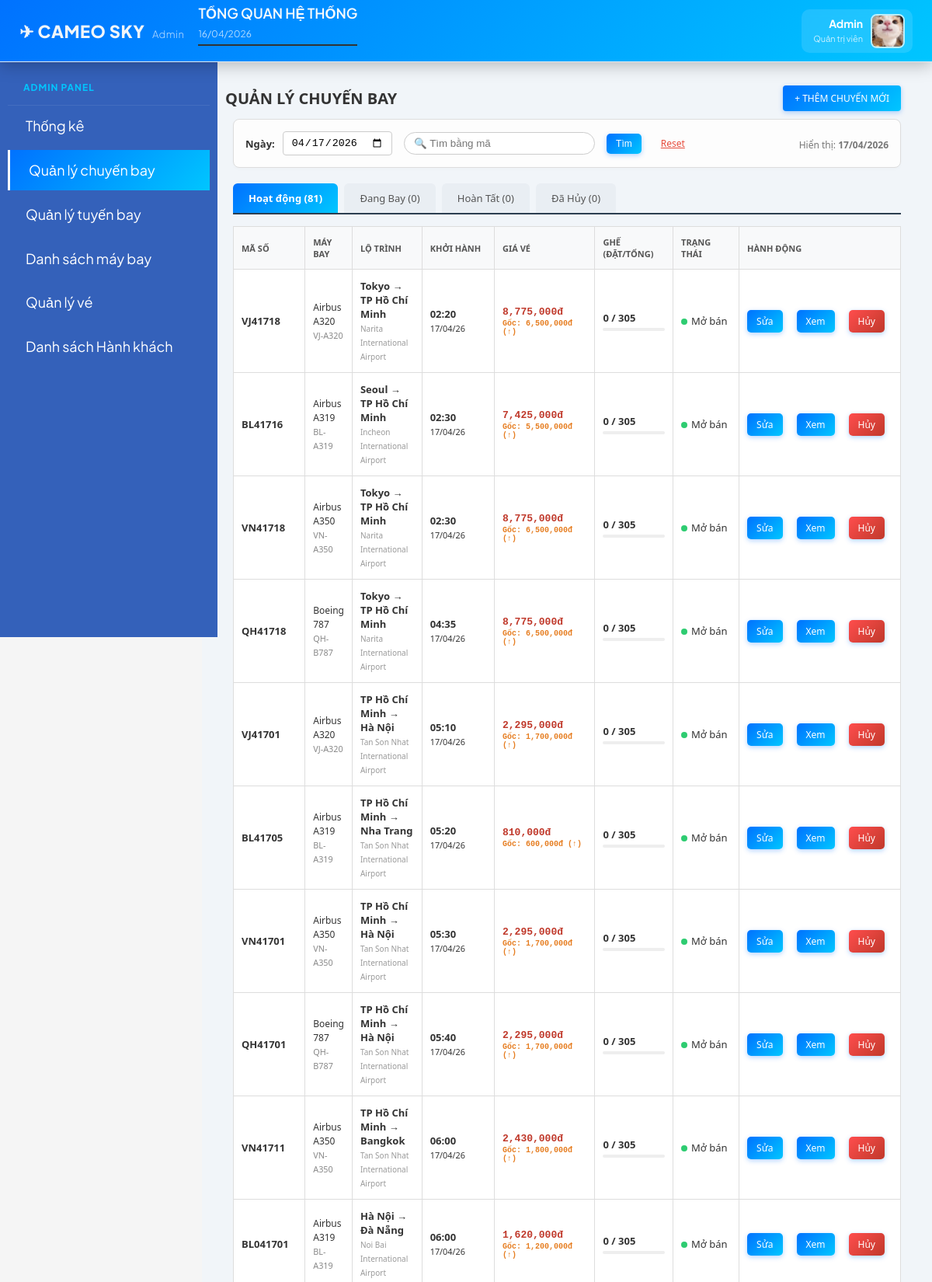
The app's page /index.php?action=lietke (upper part) with its own data.
### tables this page shows
CREATE TABLE `chuyenbay` (
  `MACHUYENBAY` varchar(20) NOT NULL,
  `MAMAYBAY` varchar(20) NOT NULL,
  `THOIGIANDI` datetime DEFAULT NULL,
  `THOIGIANDEN` datetime DEFAULT NULL,
  `MASANBAYDI` varchar(20) DEFAULT NULL,
  `MASANBAYDEN` varchar(20) DEFAULT NULL,
  `TRANGTHAI_CB` int(100) NOT NULL,
  `MATUYEN` varchar(20) DEFAULT NULL
);

CREATE TABLE `maybay` (
  `MAMAYBAY` varchar(20) NOT NULL,
  `MAHANG` varchar(20) NOT NULL,
  `TENMAYBAY` varchar(100) DEFAULT NULL,
  `SOGHE_BC` int(100) NOT NULL,
  `SOGHE_FC` int(100) NOT NULL,
  `SOGHE_EC` int(100) NOT NULL
);

CREATE TABLE `diadiem` (
  `MADIADIEM` varchar(20) NOT NULL,
  `TENDIADIEM` varchar(100) DEFAULT NULL,
  `QUOC_GIA` varchar(150) NOT NULL
);

CREATE TABLE `sanbay` (
  `MASANBAY` varchar(20) NOT NULL,
  `MADIADIEM` varchar(20) NOT NULL,
  `TENSANBAY` varchar(100) DEFAULT NULL
);

CREATE TABLE `tuyenbay` (
  `MATUYEN` varchar(20) NOT NULL,
  `SANBAYDI` varchar(20) NOT NULL,
  `SANBAYDEN` varchar(20) NOT NULL,
  `KHOANGCACH` int(11) DEFAULT NULL,
  `THOIGIANBAY` int(11) DEFAULT NULL,
  `GIACOBAN` decimal(10,0) DEFAULT NULL
);

### includes/dinhgia.php (called while the page is built, shortened)
<?php
function tinhGiaDong($mysqli, $machuyenbay) {
    $machuyenbay = mysqli_real_escape_string($mysqli, $machuyenbay);
    $sql = "SELECT cb.THOIGIANDI, tb.GIACOBAN, mb.MAMAYBAY,
            (SELECT COUNT(*) FROM ghe WHERE MAMAYBAY = mb.MAMAYBAY) AS tong_ghe,
            (SELECT COUNT(*) FROM ve WHERE MACHUYENBAY = cb.MACHUYENBAY) AS da_ban
            FROM chuyenbay cb
            JOIN tuyenbay tb ON cb.MATUYEN = tb.MATUYEN
            JOIN maybay mb ON cb.MAMAYBAY = mb.MAMAYBAY
            WHERE cb.MACHUYENBAY = '$machuyenbay' LIMIT 1";
    $res = mysqli_query($mysqli, $sql);
    $row = mysqli_fetch_assoc($res);
    $gia_goc = (float)$row['GIACOBAN'];
    $hours = (strtotime($row['THOIGIANDI']) - time()) / 3600;
    if ($hours > 168) $hs_time = 1.0;
    elseif ($hours > 72) $hs_time = 1.2;
    else $hs_time = 1.5;
    $tyle = $row['da_ban'] / $row['tong_ghe'];
    if ($tyle < 0.3) $hs_seat = 0.9;
    elseif ($tyle < 0.7) $hs_seat = 1.2;
    else $hs_seat = 1.6;
$ngaybay = date('m-d', strtotime($row['THOIGIANDI']));
$hs_holiday = 1.0;
    $gio = (int)date('H', strtotime($row['THOIGIANDI']));
    $hs_peak = ($gio >= 7 && $gio <= 12) ? 1.2 : 1.0;
return round($gia_goc * $hs_time * $hs_seat * $hs_peak * $hs_holiday, -3);
}
function tinhGiaVeDayDu($mysqli, $machuyenbay) {
    $machuyenbay = mysqli_real_escape_string($mysqli, $machuyenbay);
    $sql = "SELECT
            (SELECT COUNT(*) FROM ghe g JOIN chuyenbay cb ON g.MAMAYBAY = cb.MAMAYBAY WHERE cb.MACHUYENBAY = '$machuyenbay') AS tong,
            (SELECT COUNT(*) FROM ve WHERE MACHUYENBAY = '$machuyenbay') AS da_ban";
    $res = mysqli_query($mysqli, $sql);
    $row = mysqli_fetch_assoc($res);
    return [
        'tong_gia' => tinhGiaDong($mysqli, $machuyenbay),
        'tong_ghe' => (int)($row['tong'] ?? 0),
        'so_ghe_con' => (int)(($row['tong'] ?? 0) - ($row['da_ban'] ?? 0))
    ];
}
?>

### modules/quanlychuyenbay/lietke.php (the view, shortened to what this page needs)
<?php
require_once(__DIR__ . '/../../includes/dinhgia.php');
$ngay_loc = isset($_GET['ngay_loc']) ? $_GET['ngay_loc'] : date('Y-m-d');
$keyword  = isset($_GET['keyword']) ? trim($_GET['keyword']) : '';
$keyword  = mysqli_real_escape_string($mysqli, $keyword);
$where = [];
if (!empty($keyword)) {
    $where[] = "cb.MACHUYENBAY LIKE '%$keyword%'";
} else {
    $where[] = "DATE(cb.THOIGIANDI) = '$ngay_loc'";
}
$where_sql = implode(" AND ", $where);
$sql = "SELECT cb.*, mb.TENMAYBAY, tb.GIACOBAN AS GIA_TUYEN,
               sb_di.TENSANBAY AS TENSANBAY_DI, sb_den.TENSANBAY AS TENSANBAY_DEN,
               dd_di.TENDIADIEM AS DIADIEM_DI, dd_den.TENDIADIEM AS DIADIEM_DEN,
               IFNULL(ghe_data.tong_ghe, 0) AS tong_ghe_thiet_ke
        FROM chuyenbay cb
        LEFT JOIN maybay mb ON cb.MAMAYBAY = mb.MAMAYBAY
        LEFT JOIN tuyenbay tb ON cb.MATUYEN = tb.MATUYEN
        LEFT JOIN sanbay sb_di ON tb.SANBAYDI = sb_di.MASANBAY
        LEFT JOIN sanbay sb_den ON tb.SANBAYDEN = sb_den.MASANBAY
        LEFT JOIN diadiem dd_di ON sb_di.MADIADIEM = dd_di.MADIADIEM
        LEFT JOIN diadiem dd_den ON sb_den.MADIADIEM = dd_den.MADIADIEM
        LEFT JOIN (
            SELECT MAMAYBAY, COUNT(*) AS tong_ghe
            FROM ghe GROUP BY MAMAYBAY
        ) ghe_data ON ghe_data.MAMAYBAY = cb.MAMAYBAY
        WHERE $where_sql
        ORDER BY cb.THOIGIANDI ASC";
$query = mysqli_query($mysqli, $sql);
$groups = ['truoc'=>[], 'dang'=>[], 'da_den'=>[], 'da_huy'=>[]];
if ($query) {
    while ($row = mysqli_fetch_assoc($query)) {
        $st = (int)$row['TRANGTHAI_CB'];
        if ($st == 1 || $st == 2) $groups['truoc'][] = $row;
        elseif ($st == 3) $groups['dang'][] = $row;
        elseif ($st == 4) $groups['da_den'][] = $row;
        elseif ($st == 0) $groups['da_huy'][] = $row;
    }
}
?>
<div class="admin-wrap">
    <div style="display: flex; justify-content: space-between; align-items: center;">
        <h2 style="margin: 0; font-size: 20px;">QUẢN LÝ CHUYẾN BAY</h2>
        <a href="index.php?action=them" class="btn-action" style="background:#2c3e50; color:#fff; border:none; padding: 8px 15px; text-decoration: none; border-radius: 4px;">+ THÊM CHUYẾN MỚI</a>
    </div>
    <div class="admin-wrap">
    <div style="background: #fdfdfd; padding: 15px; border: 1px solid #ddd; border-radius: 8px; margin-bottom: 20px; display: flex; align-items: center; justify-content: space-between; box-shadow: 0 2px 4px rgba(0,0,0,0.02);">
        <form method="GET" action="index.php" id="filterForm"
      style="display: flex; align-items: center; gap: 15px; flex-wrap: wrap;">
    <div style="display: flex; align-items: center; gap: 10px;">
        <label style="font-weight: bold; font-size: 13px;">Ngày:</label>
        <input type="date" name="ngay_loc" value="<?=$ngay_loc?>"
               onchange="this.form.submit()"
               style="padding: 6px 10px; border: 1px solid #ccc; border-radius: 4px;">
    </div>
    <div style="display: flex; align-items: center; gap: 10px;">
        <input type="text" name="keyword" placeholder="🔍 Tìm bằng mã"
               value="<?= $_GET['keyword'] ?? '' ?>"
               style="padding: 6px 12px; border: 1px solid #ccc; border-radius: 20px; width: 220px;">
    </div>
    <button type="submit" class="btn-action">Tìm</button>
    <a href="index.php?action=<?=$_GET['action']?>"
       style="font-size: 12px; color: #e74c3c;">Reset</a>
</form>
        <div style="text-align: right;">
            <span style="font-size: 12px; color: #777;">Hiển thị: <strong><?=date('d/m/Y', strtotime($ngay_loc))?></strong></span>
        </div>
    </div>
    <div class="tab-nav">
        <a href="#" class="tab-link active" onclick="openTab(event, 't1')">Hoạt động (<?=count($groups['truoc'])?>)</a>
        <a href="#" class="tab-link" onclick="openTab(event, 't2')">Đang Bay (<?=count($groups['dang'])?>)</a>
        <a href="#" class="tab-link" onclick="openTab(event, 't3')">Hoàn Tất (<?=count($groups['da_den'])?>)</a>
        <a href="#" class="tab-link" onclick="openTab(event, 't4')">Đã Hủy (<?=count($groups['da_huy'])?>)</a>
    </div>
    <div id="t1" class="tab-content" style="display:block;"><?php renderSimpleTable($groups['truoc'], $mysqli); ?></div>
</div>
<?php
function renderSimpleTable($data, $mysqli) {
    if (empty($data)) {
        return;
    }
?>
    <table class="admin-table">
        <thead>
            <tr>
                <th width="80">Mã Số</th>
                <th>Máy Bay</th>
                <th>Lộ Trình</th>
                <th width="110">Khởi Hành</th>
                <th width="140">Giá Vé</th>
                <th width="100">Ghế (Đặt/Tổng)</th>
                <th width="100">Trạng Thái</th>
                <th width="110">Hành động</th>
            </tr>
        </thead>
        <tbody>
            <?php foreach($data as $row):
                $id = $row['MACHUYENBAY'];
                $st = (int)$row['TRANGTHAI_CB'];
                $giaInfo = tinhGiaVeDayDu($mysqli, $id);
                $giaGoc = (int)$row['GIA_TUYEN'];
                $giaHienHanh = (int)($giaInfo['tong_gia'] ?? 0);
                $tongGhe  = (int)($giaInfo['tong_ghe'] ?? $row['tong_ghe_thiet_ke']);
                $soGheCon = (int)($giaInfo['so_ghe_con'] ?? $tongGhe);
                $daDat    = $tongGhe - $soGheCon;
            ?>
            <tr>
                <td><strong><?=$id?></strong></td>
                <td>
                    <span style="font-size: 12px;"><?=$row['TENMAYBAY']?></span><br>
                    <small style="color: #888;"><?=$row['MAMAYBAY']?></small>
                </td>
                <td>
                    <div style="font-size: 13px;"><strong><?=$row['DIADIEM_DI']?></strong> → <strong><?=$row['DIADIEM_DEN']?></strong></div>
                    <small style="color: #999; font-size: 10px;"><?=$row['TENSANBAY_DI']?></small>
                </td>
                <td>
                    <span style="font-weight: bold;"><?=date('H:i', strtotime($row['THOIGIANDI']))?></span><br>
                    <small><?=date('d/m/y', strtotime($row['THOIGIANDI']))?></small>
                </td>
                <td class="price-cell">
                    <?= number_format($giaHienHanh) ?>đ
                    <?php if($giaHienHanh != $giaGoc && $giaGoc > 0): ?>
                        <span class="price-sub" style="color: <?=$giaHienHanh > $giaGoc ? '#e67e22' : '#2980b9'?>">
                            Gốc: <?=number_format($giaGoc)?>đ
                            (<?= $giaHienHanh > $giaGoc ? '↑' : '↓' ?>)
                        </span>
                    <?php endif; ?>
                </td>
                <?php
                    $color_ghe = '#333';
                ?>
                <td align="center">
                    <div style="font-weight:bold; color: <?=$color_ghe?>">
                        <?=$daDat?> / <?=$tongGhe?>
                    </div>
                    <div style="width: 100%; background: #eee; height: 4px; border-radius: 2px; margin-top: 4px;">
                    </div>
                </td>
                <td>
                    <?php
                    $status_map = [
                        0 => ['Hủy', '#e74c3c'], 1 => ['Mở bán', '#2ecc71'],
                        2 => ['Sắp bay', '#f1c40f'], 3 => ['Đang bay', '#3498db'], 4 => ['Hoàn tất', '#95a5a6']
                    ];
                    $label = $status_map[$st] ?? ['N/A', '#ccc'];
                    echo '<span class="stt-dot" style="background:'.$label[1].'"></span>' . $label[0];
                    ?>
                </td>
                <td>
    <div class="action-group">
        <?php if($st == 1): ?>
            <a href="index.php?action=sua&id=<?=$id?>&back=<?=urlencode($_SERVER['REQUEST_URI'])?>" class="btn-action">
    Sửa
</a>
            <a href="index.php?action=chitiet_chuyenbay&id=<?=$id?>" class="btn-action" style="background:#3498db;">Xem</a>
            <a href="javascript:void(0)"
   onclick="confirmCancel('<?=$id?>', '<?=urlencode($_SERVER['REQUEST_URI'])?>')"
   class="btn-action btn-danger"
   style="background: linear-gradient(135deg, #ff4d4d, #c0392b) !important;">
   Hủy
</a>
        <?php else: ?>
            <a href="index.php?action=chitiet_chuyenbay&id=<?=$id?>" class="btn-action" style="background:#3498db;">Xem</a>
            <span style="color:#999; font-size:12px;">Đã khóa</span>
        <?php endif; ?>
    </div>
</td>
            </tr>
            <?php endforeach; ?>
        </tbody>
    </table>
<?php } ?>

### css/styleadmincp.css (style rules this page uses)
body { margin: 0; font-family: Arial, sans-serif; background: #f5f5f5; }
.btn-action { text-decoration: none; color: #0056b3; font-size: 13px; margin-right: 10px; }

### modules/main.php (style rules this page uses)
body { margin:0; font-family:'Plus Jakarta Sans',sans-serif; }

### modules/sidebar/sidebar.php (style rules this page uses)
:root { --sidebar-bg:#0f172a; --accent:#00c6ff; --text:#FFFFFF; }

### modules/quanlychuyenbay/lietke.php (style rules this page uses)
.admin-wrap { font-family: 'Segoe UI', Tahoma, sans-serif; color: #333; padding: 10px; }
.admin-table { width: 100%; border-collapse: collapse; background: #fff; border: 1px solid #ccc; margin-top: 10px; }
.admin-table th, .admin-table td { border: 1px solid #ddd; padding: 12px 10px; text-align: left; font-size: 13px; }
.admin-table th { background: #f8f9fa; text-transform: uppercase; font-size: 11px; color: #555; }
.tab-nav { margin: 20px 0 15px 0; border-bottom: 2px solid #2c3e50; }
.tab-link { padding: 10px 20px; text-decoration: none; margin-right: 4px; display: inline-block; border-radius: 6px 6px 0 0; font-size: 13px; transition: 0.25s; background: #e9eef3; color: #555; }
.tab-link.active { background: linear-gradient(135deg, #0072ff, #00c6ff); color: #fff; font-weight: bold; }
.price-cell { color: #c0392b; font-weight: bold; font-family: 'Courier New', monospace; font-size: 14px; }
.price-sub { display: block; font-size: 10px; color: #888; margin-top: 2px; }
.btn-action { padding: 6px 12px; border-radius: 5px; font-size: 12px; color: #fff; border: none; text-decoration: none; background: linear-gradient(135deg, #0072ff, #00c6ff); transition: all 0.25s ease; box-shadow: 0 2px 6px rgba(0,114,255,0.3); }
.btn-danger { background: linear-gradient(135deg, #ff4d4d, #c0392b); }
.stt-dot { width: 8px; height: 8px; border-radius: 50%; display: inline-block; margin-right: 5px; }
.btn-action { background: linear-gradient(135deg, #0072ff, #00c6ff) !important; color: #fff !important; border: none !important; }
input[name="keyword"] { transition: 0.2s; }
.action-group { display: flex; flex-direction: row; align-items: center; gap: 8px; flex-wrap: nowrap; }

### records on screen
chuyenbay: MACHUYENBAY "VJ41718", MAMAYBAY.TENMAYBAY "Airbus A320", MAMAYBAY "VJ-A320", diadiem.TENDIADIEM "Tokyo", diadiem.TENDIADIEM "TP Hồ Chí Minh", sanbay.TENSANBAY "Narita International Airport", THOIGIANDI "02:20", THOIGIANDI "17/04/26", giaHienHanh "8,775,000", MATUYEN.GIACOBAN "6,500,000", daDat "0", tongGhe "305", TRANGTHAI_CB "Mở bán"
chuyenbay: MACHUYENBAY "BL41716", MAMAYBAY.TENMAYBAY "Airbus A319", MAMAYBAY "BL-A319", diadiem.TENDIADIEM "Seoul", diadiem.TENDIADIEM "TP Hồ Chí Minh", sanbay.TENSANBAY "Incheon International Airport", THOIGIANDI "02:30", THOIGIANDI "17/04/26", giaHienHanh "7,425,000", MATUYEN.GIACOBAN "5,500,000", daDat "0", tongGhe "305", TRANGTHAI_CB "Mở bán"
chuyenbay: MACHUYENBAY "VN41718", MAMAYBAY.TENMAYBAY "Airbus A350", MAMAYBAY "VN-A350", diadiem.TENDIADIEM "Tokyo", diadiem.TENDIADIEM "TP Hồ Chí Minh", sanbay.TENSANBAY "Narita International Airport", THOIGIANDI "02:30", THOIGIANDI "17/04/26", giaHienHanh "8,775,000", MATUYEN.GIACOBAN "6,500,000", daDat "0", tongGhe "305", TRANGTHAI_CB "Mở bán"
chuyenbay: MACHUYENBAY "QH41718", MAMAYBAY.TENMAYBAY "Boeing 787", MAMAYBAY "QH-B787", diadiem.TENDIADIEM "Tokyo", diadiem.TENDIADIEM "TP Hồ Chí Minh", sanbay.TENSANBAY "Narita International Airport", THOIGIANDI "04:35", THOIGIANDI "17/04/26", giaHienHanh "8,775,000", MATUYEN.GIACOBAN "6,500,000", daDat "0", tongGhe "305", TRANGTHAI_CB "Mở bán"
chuyenbay: MACHUYENBAY "VJ41701", MAMAYBAY.TENMAYBAY "Airbus A320", MAMAYBAY "VJ-A320", diadiem.TENDIADIEM "TP Hồ Chí Minh", diadiem.TENDIADIEM "Hà Nội", sanbay.TENSANBAY "Tan Son Nhat International Airport", THOIGIANDI "05:10", THOIGIANDI "17/04/26", giaHienHanh "2,295,000", MATUYEN.GIACOBAN "1,700,000", daDat "0", tongGhe "305", TRANGTHAI_CB "Mở bán"
chuyenbay: MACHUYENBAY "BL41705", MAMAYBAY.TENMAYBAY "Airbus A319", MAMAYBAY "BL-A319", diadiem.TENDIADIEM "TP Hồ Chí Minh", diadiem.TENDIADIEM "Nha Trang", sanbay.TENSANBAY "Tan Son Nhat International Airport", THOIGIANDI "05:20", THOIGIANDI "17/04/26", giaHienHanh "810,000", MATUYEN.GIACOBAN "600,000", daDat "0", tongGhe "305", TRANGTHAI_CB "Mở bán"
chuyenbay: MACHUYENBAY "VN41701", MAMAYBAY.TENMAYBAY "Airbus A350", MAMAYBAY "VN-A350", diadiem.TENDIADIEM "TP Hồ Chí Minh", diadiem.TENDIADIEM "Hà Nội", sanbay.TENSANBAY "Tan Son Nhat International Airport", THOIGIANDI "05:30", THOIGIANDI "17/04/26", giaHienHanh "2,295,000", MATUYEN.GIACOBAN "1,700,000", daDat "0", tongGhe "305", TRANGTHAI_CB "Mở bán"
chuyenbay: MACHUYENBAY "QH41701", MAMAYBAY.TENMAYBAY "Boeing 787", MAMAYBAY "QH-B787", diadiem.TENDIADIEM "TP Hồ Chí Minh", diadiem.TENDIADIEM "Hà Nội", sanbay.TENSANBAY "Tan Son Nhat International Airport", THOIGIANDI "05:40", THOIGIANDI "17/04/26", giaHienHanh "2,295,000", MATUYEN.GIACOBAN "1,700,000", daDat "0", tongGhe "305", TRANGTHAI_CB "Mở bán"
chuyenbay: MACHUYENBAY "VN41711", MAMAYBAY.TENMAYBAY "Airbus A350", MAMAYBAY "VN-A350", diadiem.TENDIADIEM "TP Hồ Chí Minh", diadiem.TENDIADIEM "Bangkok", sanbay.TENSANBAY "Tan Son Nhat International Airport", THOIGIANDI "06:00", THOIGIANDI "17/04/26", giaHienHanh "2,430,000", MATUYEN.GIACOBAN "1,800,000", daDat "0", tongGhe "305", TRANGTHAI_CB "Mở bán"
chuyenbay: MACHUYENBAY "BL041701", MAMAYBAY.TENMAYBAY "Airbus A319", MAMAYBAY "BL-A319", diadiem.TENDIADIEM "Hà Nội", diadiem.TENDIADIEM "Đà Nẵng", sanbay.TENSANBAY "Noi Bai International Airport", THOIGIANDI "06:00", THOIGIANDI "17/04/26", giaHienHanh "1,620,000", MATUYEN.GIACOBAN "1,200,000", daDat "0", tongGhe "305", TRANGTHAI_CB "Mở bán"

### other values on screen
date('d/m/Y', strtotime($ngay_loc)) "17/04/2026"
count($groups['truoc']) "81"
count($groups['dang']) "0"
count($groups['da_den']) "0"
count($groups['da_huy']) "0"
